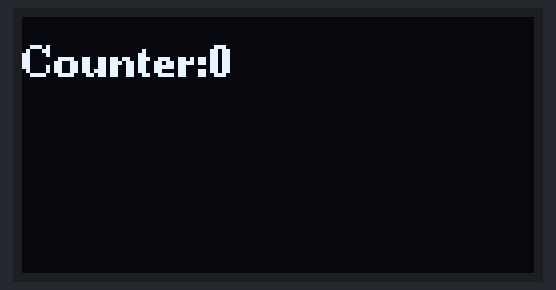
This sketch was run on a simulated ESP32. Shown: 128×64 one-colour display. What the sketch prints to the serial monitor is not drawn.

Above: at 0.1 s.
At 7.3 s:
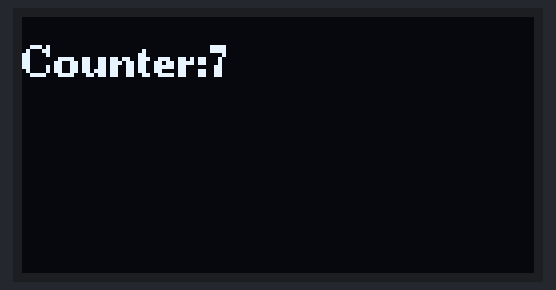
At 11.4 s:
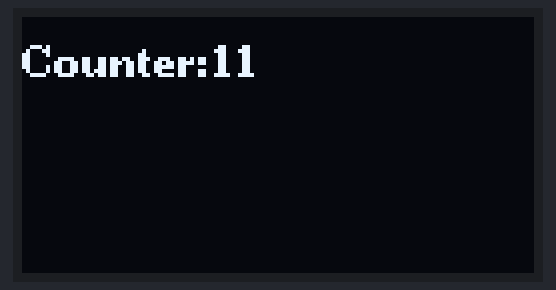
At 18.6 s:
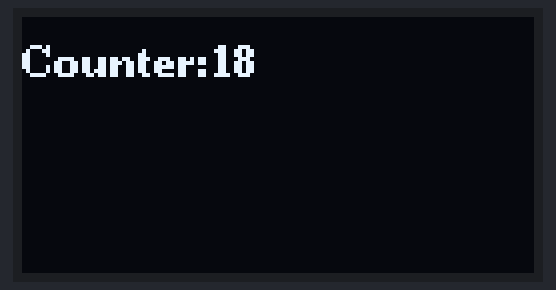
At 28.8 s:
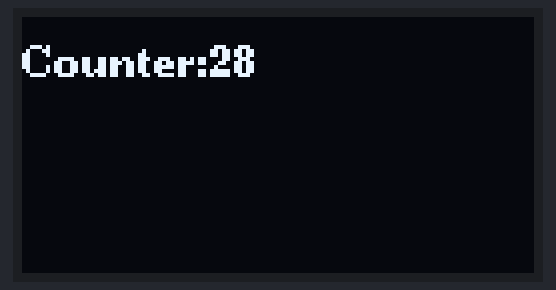
At 38.1 s:
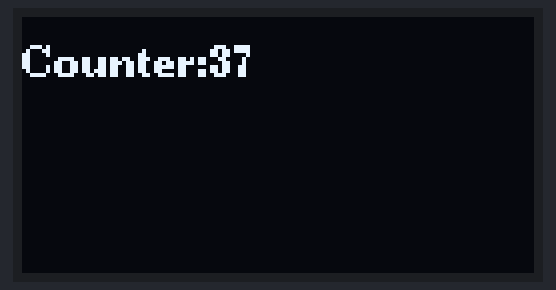

The sketch:

esp32_freertos_oled.ino
```cpp
#include<U8g2lib.h>

U8G2_SSD1306_128X64_NONAME_1_HW_I2C u8g2(U8G2_R0,U8X8_PIN_NONE);

void taskOLED(void *pdParam)
{
  u8g2.begin();
  u8g2.setFont(u8g2_font_ncenB08_tr);
  int num=0;
  String txt;

  while(1)
  {
    txt="Counter:"+String(num++);
    u8g2.firstPage();
    do{
      u8g2.drawStr(0,15,txt.c_str());

    }while(u8g2.nextPage());
    Serial.printf("taskOLED core at:%u\n",xPortGetCoreID());
    vTaskDelay(1000/portTICK_PERIOD_MS);
  }
}

void setup()
{
  Serial.begin(115200);
  //u8g2.begin();
  xTaskCreate(taskOLED,"taskOLED",1500,NULL,1,NULL);
  //xTaskCreatePinnedToCore(taskOLED,"taskOLED",1500,NULL,1,NULL,1);
}

void loop()
{
  // put your main code here, to run repeatedly:
  Serial.printf("main core at:%u\n",xPortGetCoreID());
  vTaskDelay(1000/portTICK_PERIOD_MS);

}
```

Measured:
- what the display in image 1 shows lasts 1.1 s, from 7.2 s to 8.3 s
